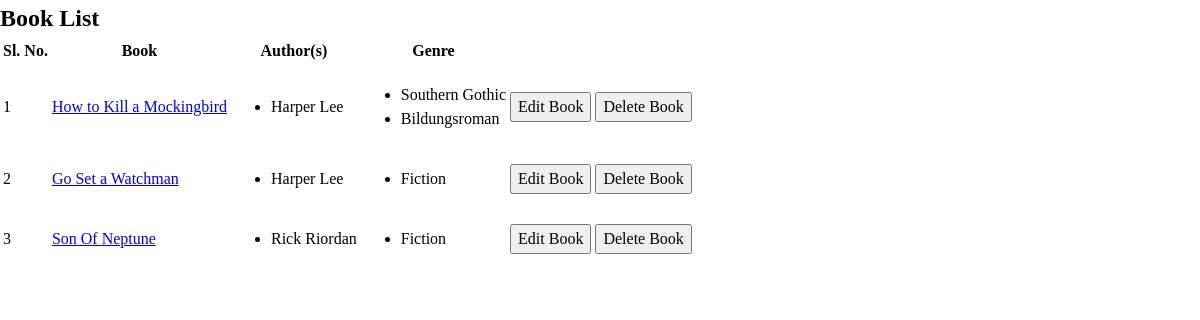
The page /administration/books/view (signed in) on the database as committed earlier.
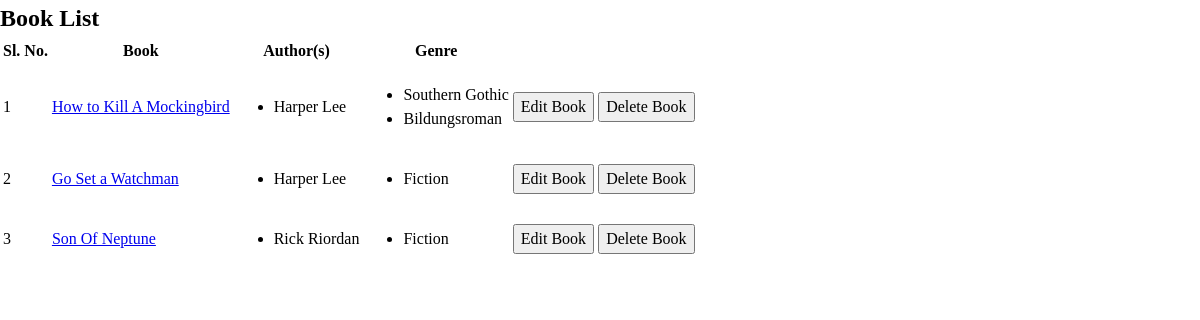
The same page on the database as committed later.
### models/models.py (models this page shows)
class Book(models.Model):
    title = models.CharField(max_length=520)
    authors = models.ManyToManyField(Author)
    genre = models.ManyToManyField(Genre)

### administration/views.py (the view, shortened to what this page needs)
# urls.py: path('books/view', BookList.as_view(), name='bookList'),
class BookList(View):
    def get(self, request):
        if not request.user.is_member:
            bookList = Book.objects.all()
            context = {}
            context['bookList'] = bookList
            return render(request, 'admin/book/bookList.html', context)
        else:
            messages.error('You do not have authorization to view that page')
            return redirect(reverse('userScramble'))

### templates/admin/book/bookList.html (shortened to what this page needs)
{%extends '../../base.html'%}
{% block content %}
<h2>Book List</h2>
{%if bookList%}
    <table>
        <tr>
            <th>Sl. No.</th>
            <th>Book</th>
            <th>Author(s)</th>
            <th>Genre</th>
        </tr>
        {%for book in bookList%}
        <tr>
            <td>{{forloop.counter}}</td>
            <td><a href="{%url 'viewBook' book.id%}">{{book.title}}</a></td>
            <td>
                <ul>
                    {%for author in book.authors.all%}
                    <li>{{author.name}}</li>
                    {%endfor%}
                </ul>
            </td>
            <td>
                <ul>
                    {%for genre in book.genre.all%}
                    <li>{{genre.genre}}</li>
                    {%endfor%}
                </ul>
            </td>
            <td>
                <form method="post">
                    <button type="submit" name="edit" value="{{book.id}}">Edit Book</button>
                    <button type="submit" name="del" value="{{book.id}}">Delete Book</button>
                </form>
            </td>
        </tr>
        {%endfor%}
    </table>
{% else %}
    <p>LMS has no record of any books</p>
{% endif %}
{%endblock%}

Rows that differ between the two databases and show on the page:
changed Book: title "How to Kill a Mockingbird" → "How to Kill A Mockingbird"
